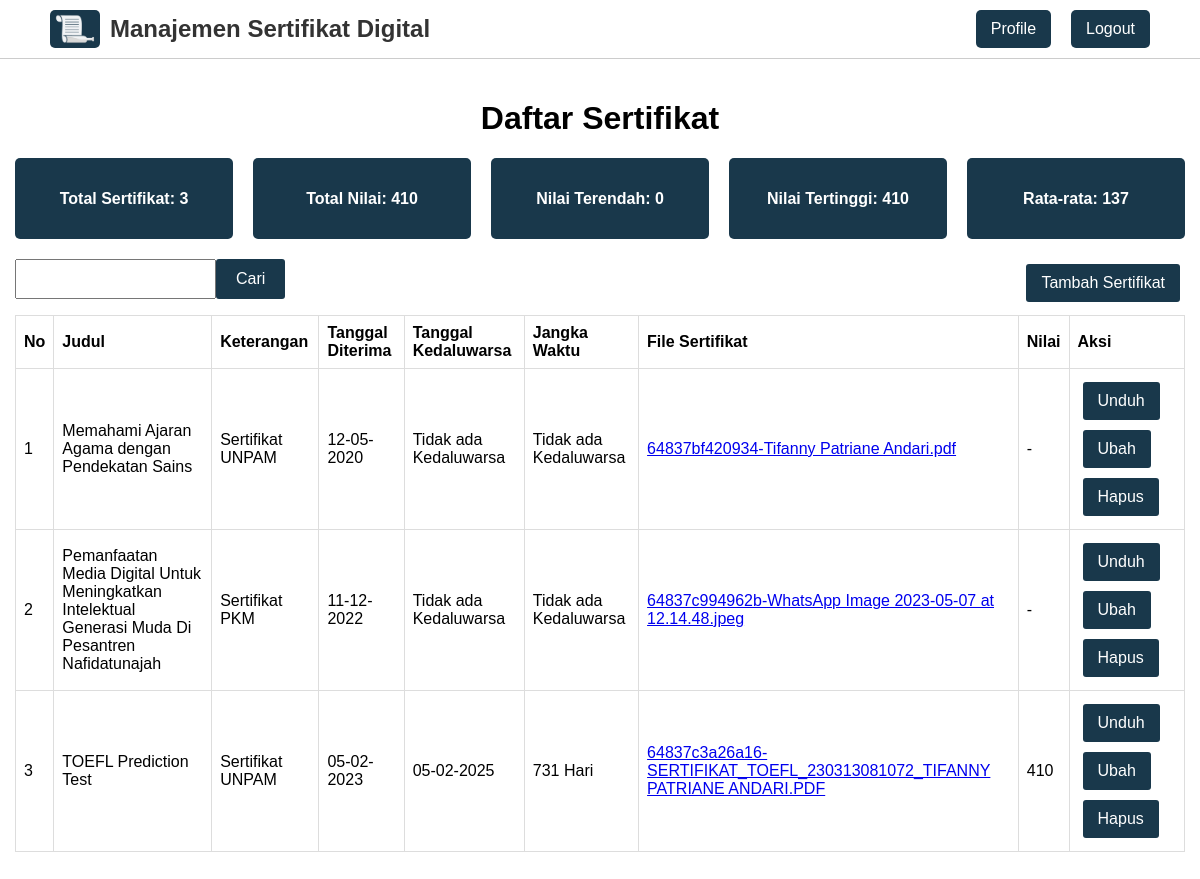
The app's page /index.php (signed in) with its own data.
### tables this page shows
CREATE TABLE `sertifikat` (
  `id_sertifikat` int(11) NOT NULL,
  `judul` varchar(100) NOT NULL,
  `keterangan` text NOT NULL,
  `tanggal_diterima` date NOT NULL,
  `tanggal_kedaluwarsa` date DEFAULT NULL,
  `file_sertifikat` text NOT NULL,
  `id_user` int(11) NOT NULL
);

CREATE TABLE `penilaian` (
  `id_penilaian` int(11) NOT NULL,
  `id_sertifikat` int(11) NOT NULL,
  `nilai` int(11) NOT NULL
);

### index.php (the view, shortened to what this page needs)
<?php
require_once 'koneksi.php';
$id_user = $_SESSION['id_user'];
$sertifikat = mysqli_query($koneksi, "SELECT *, sertifikat.id_sertifikat AS sertifikat_id_sertifikat FROM sertifikat INNER JOIN user ON sertifikat.id_user = user.id_user LEFT JOIN penilaian ON sertifikat.id_sertifikat = penilaian.id_sertifikat WHERE sertifikat.id_user = '$id_user' ORDER BY judul ASC");
$total_sertifikat = mysqli_fetch_assoc(mysqli_query($koneksi, "SELECT *, sertifikat.id_sertifikat AS sertifikat_id_sertifikat, count(sertifikat.id_sertifikat) as total_sertifikat FROM sertifikat INNER JOIN user ON sertifikat.id_user = user.id_user LEFT JOIN penilaian ON sertifikat.id_sertifikat = penilaian.id_sertifikat WHERE sertifikat.id_user = '$id_user' ORDER BY judul ASC"))['total_sertifikat'];
$total_nilai = mysqli_fetch_assoc(mysqli_query($koneksi, "SELECT *, sertifikat.id_sertifikat AS sertifikat_id_sertifikat, sum(penilaian.nilai) as total_nilai FROM sertifikat INNER JOIN user ON sertifikat.id_user = user.id_user LEFT JOIN penilaian ON sertifikat.id_sertifikat = penilaian.id_sertifikat WHERE sertifikat.id_user = '$id_user' ORDER BY judul ASC"))['total_nilai'];
$nilai_terendah = mysqli_fetch_assoc(mysqli_query($koneksi, "SELECT *, sertifikat.id_sertifikat AS sertifikat_id_sertifikat, min(penilaian.nilai) as nilai_terendah FROM sertifikat INNER JOIN user ON sertifikat.id_user = user.id_user LEFT JOIN penilaian ON sertifikat.id_sertifikat = penilaian.id_sertifikat WHERE sertifikat.id_user = '$id_user' ORDER BY judul ASC"))['nilai_terendah'];
$nilai_tertinggi = mysqli_fetch_assoc(mysqli_query($koneksi, "SELECT *, sertifikat.id_sertifikat AS sertifikat_id_sertifikat, max(penilaian.nilai) as nilai_tertinggi FROM sertifikat INNER JOIN user ON sertifikat.id_user = user.id_user LEFT JOIN penilaian ON sertifikat.id_sertifikat = penilaian.id_sertifikat WHERE sertifikat.id_user = '$id_user' ORDER BY judul ASC"))['nilai_tertinggi'];
$rata_rata = mysqli_fetch_assoc(mysqli_query($koneksi, "SELECT *, sertifikat.id_sertifikat AS sertifikat_id_sertifikat, avg(penilaian.nilai) as rata_rata FROM sertifikat INNER JOIN user ON sertifikat.id_user = user.id_user LEFT JOIN penilaian ON sertifikat.id_sertifikat = penilaian.id_sertifikat WHERE sertifikat.id_user = '$id_user' ORDER BY judul ASC"))['rata_rata'];
?>
<html>
<head>
    <?php include_once 'head.php'; ?>
</head>
<body>
    <?php include_once 'navbar.php'; ?>
    <div class="container">
        <h1 class="text-center">Daftar Sertifikat</h1>
        <div class="row">
            <div class="col">
                <div class="card">
                    <h4>Total Sertifikat: <?= str_replace(",", ".", number_format($total_sertifikat)); ?></h4>
                </div>
            </div>
            <div class="col">
                <div class="card">
                    <h4>Total Nilai: <?= str_replace(",", ".", number_format($total_nilai)); ?></h4>
                </div>
            </div>
            <div class="col">
                <div class="card">
                    <h4>Nilai Terendah: <?= str_replace(",", ".", number_format($nilai_terendah)); ?></h4>
                </div>
            </div>
            <div class="col">
                <div class="card">
                    <h4>Nilai Tertinggi: <?= str_replace(",", ".", number_format($nilai_tertinggi)); ?></h4>
                </div>
            </div>
            <div class="col">
                <div class="card">
                    <h4>Rata-rata: <?= str_replace(",", ".", number_format($rata_rata)); ?></h4>
                </div>
            </div>
        </div>
        <form method="post" class="form-search">
            <input type="text" name="keyword" id="keyword" required value="<?= (isset($_POST['btnCari'])) ? $keyword : ''; ?>">
            <button type="submit" name="btnCari" class="btn">Cari</button>
        </form>
        <div class="btn-tambah">
            <a class="btn" href="tambah_sertifikat.php">Tambah Sertifikat</a>
        </div>
        <div class="table-responsive clear-both">
            <table border="1" cellpadding="10" cellspacing="0">
            	<thead>
            		<tr>
            			<th>No</th>
            			<th>Judul</th>
            			<th>Keterangan</th>
            			<th>Tanggal Diterima</th>
            			<th>Tanggal Kedaluwarsa</th>
                        <th>Jangka Waktu</th>
                        <th>File Sertifikat</th>
            			<th>Nilai</th>
                        <th>Aksi</th>
            		</tr>
            	</thead>
            	<tbody>
            		<?php $i = 1; ?>
            		<?php foreach ($sertifikat as $data_sertifikat): ?>
            			<tr>
            				<td><?= $i++; ?></td>
            				<td><?= $data_sertifikat['judul']; ?></td>
            				<td><?= strip_tags($data_sertifikat['keterangan']); ?></td>
            				<td><?= date("d-m-Y", strtotime($data_sertifikat['tanggal_diterima'])); ?></td>
            				<td>
            					<?php if ($data_sertifikat['tanggal_kedaluwarsa'] == '0000-00-00'): ?>
    	        					Tidak ada Kedaluwarsa
            					<?php else: ?>
            						<?= date("d-m-Y", strtotime($data_sertifikat['tanggal_kedaluwarsa'])); ?>
            					<?php endif ?>
            				</td>
                            <td>
                                <?php if ($data_sertifikat['tanggal_kedaluwarsa'] == '0000-00-00'): ?>
                                    Tidak ada Kedaluwarsa
                                <?php else: ?>
                                    <?php
                                        $tanggal_diterima = new DateTime($data_sertifikat['tanggal_diterima']);
                                        $tanggal_kedaluwarsa = new DateTime($data_sertifikat['tanggal_kedaluwarsa']);
                                        $difference = $tanggal_diterima->diff($tanggal_kedaluwarsa);
                                        echo $difference->format('%a Hari');
                                    ?>
                                <?php endif ?>
                            </td>
                            <td>
                                <a href="file/<?= $data_sertifikat['file_sertifikat']; ?>" target="_blank"><?= $data_sertifikat['file_sertifikat']; ?></a>
                            </td>
                            <td>
                                <?php if ($data_sertifikat['nilai']): ?>
                                    <?= $data_sertifikat['nilai']; ?>
                                <?php else: ?>
                                    -
                                <?php endif ?>
                            </td>
                            <td>
                                <a href="file/<?= $data_sertifikat['file_sertifikat']; ?>" target="_blank" class="btn">Unduh</a>
                                <a href="ubah_sertifikat.php?id_sertifikat=<?= $data_sertifikat['sertifikat_id_sertifikat']; ?>" class="btn">Ubah</a>
                                <a href="hapus_sertifikat.php?id_sertifikat=<?= $data_sertifikat['sertifikat_id_sertifikat']; ?>" class="btn" onclick="return confirm('Apakah Anda yakin ingin menghapus Sertifikat <?= $data_sertifikat['judul'] ?>?')">Hapus</a>
                            </td>
            			</tr>
            		<?php endforeach ?>
            	</tbody>
            </table>
        </div>
    </div>
</body>
</html>

### head.php (shortened to what this page needs)
<link rel="stylesheet" href="style.css">

### navbar.php
<nav class="navbar">
  <div class="navbar-container">
    <a class="navbar-title" href="index.php"><img src="img/logo-no-text.png"> <span>Manajemen Sertifikat Digital</span></a>
    <div class="navbar-button">
      <?php if (isset($_SESSION['id_user'])): ?>
        <a href="profile.php">Profile</a>
        <a href="logout.php">Logout</a>
      <?php else: ?>
        <a href="registrasi.php">Registrasi</a>
        <a href="login.php">Login</a>
      <?php endif ?>
    </div>
  </div>
</nav>

### style.css (style rules this page uses)
* { font-family: 'Arial', sans-serif; }
body { margin: 0; padding: 0; }
.text-center { text-align: center; }
.container { margin: 100px auto; max-width: 1200px; padding: 0 15px; }
.btn { text-align: center; display: inline-block; padding: 10px 15px; border: none; background-color: #19384B; color: #fff; border-radius: 3px; cursor: pointer; text-decoration: none; margin: 5px; }
.navbar { position: fixed; top: 0; left: 0; width: 100%; background-color: #fff; border-bottom: 1px solid #ccc; z-index: 9999; }
.navbar-container { max-width: 1500px; display: flex; justify-content: space-between; align-items: center; padding: 10px 50px; margin: 0 auto; }
.navbar-title { font-size: 24px; font-weight: bold; color: #333; text-decoration: none; display: flex; align-items: center; }
.form-search { float: left; display: flex; justify-content: center; }
.form-search input { height: 40px; margin: 0; padding: 10px; }
.form-search button { background-color: #19384B; color: white; font-size: 16px; height: 40px; margin: 0; margin-right: 1px; padding: 10px 20px; }
.btn-tambah { float: right; }
.navbar-title img { margin-right: 10px; width: 50px; border-radius: 5px; }
.navbar-title span { display: inline-block; vertical-align: middle; }
.navbar-button { display: flex; justify-content: flex-end; text-align: center; align-items: center; }
.navbar-button a { color: #fff; text-decoration: none; margin-left: 20px; background-color: #19384B; padding: 10px 15px; border-radius: 5px; }
table { border: 1px solid black; border-collapse: collapse; width: 100%; }
th, td { text-align: center; padding: 8px; }
.profile th, td { text-align: left; }
.table-responsive { overflow-x: auto; }
.table-responsive table { width: 100%; border-collapse: collapse; }
.table-responsive th, .table-responsive td { padding: 8px; text-align: left; border: 1px solid #ddd; }
.clear-both { clear: both; }
.card { background-color: #19384B; color: #fff; border-radius: 5px; padding: 10px 30px; text-decoration: none; text-align: center; }
.row { display: flex; flex-wrap: wrap; justify-content: flex-start; margin-bottom: 10px; }
.col { margin-right: 20px; margin-bottom: 10px; flex: 1 0 0%; }
.col:last-child { margin-right: 0; }

### records on screen
sertifikat: judul "Memahami Ajaran Agama dengan Pendekatan Sains", keterangan "Sertifikat UNPAM", tanggal_diterima "12-05-2020", tanggal_kedaluwarsa "Tidak ada Kedaluwarsa", file_sertifikat "64837bf420934-Tifanny Patriane Andari.pdf"
sertifikat: judul "Pemanfaatan Media Digital Untuk Meningkatkan Intelektual Generasi Muda Di Pesantren Nafidatunajah", keterangan "Sertifikat PKM", tanggal_diterima "11-12-2022", tanggal_kedaluwarsa "Tidak ada Kedaluwarsa", file_sertifikat "64837c994962b-WhatsApp Image 2023-05-07 at 12.14.48.jpeg"
sertifikat: judul "TOEFL Prediction Test", keterangan "Sertifikat UNPAM", tanggal_diterima "05-02-2023", tanggal_kedaluwarsa "05-02-2025", $difference->format('%a Hari') "731 Hari", file_sertifikat "64837c3a26a16-SERTIFIKAT_TOEFL_230313081072_TIFANNY PATRIANE ANDARI.PDF", penilaian.nilai "410"

### other values on screen
str_replace(",", ".", number_format($total_sertifikat)) "3"
str_replace(",", ".", number_format($total_nilai)) "410"
str_replace(",", ".", number_format($nilai_terendah)) "0"
str_replace(",", ".", number_format($nilai_tertinggi)) "410"
str_replace(",", ".", number_format($rata_rata)) "137"
